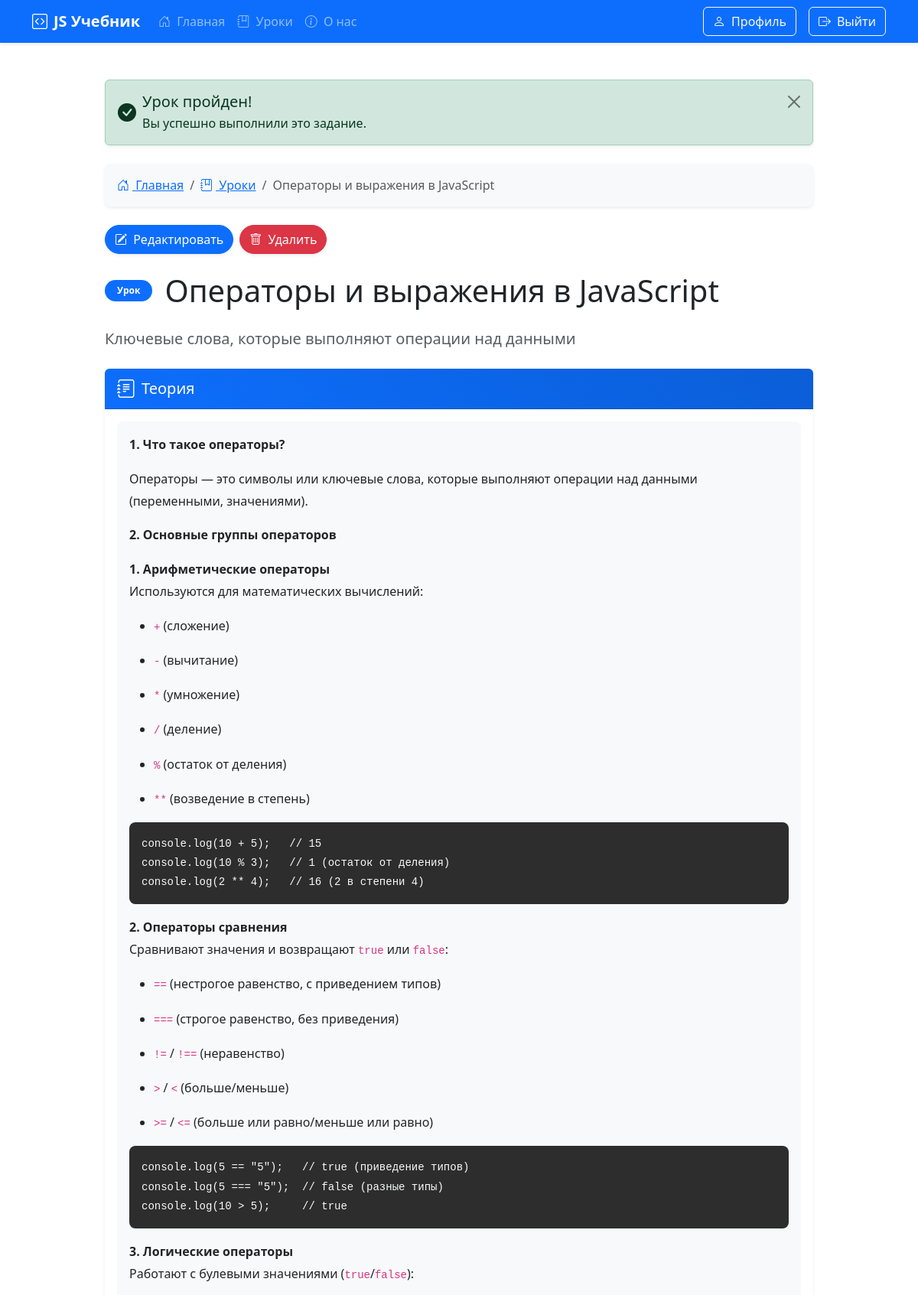
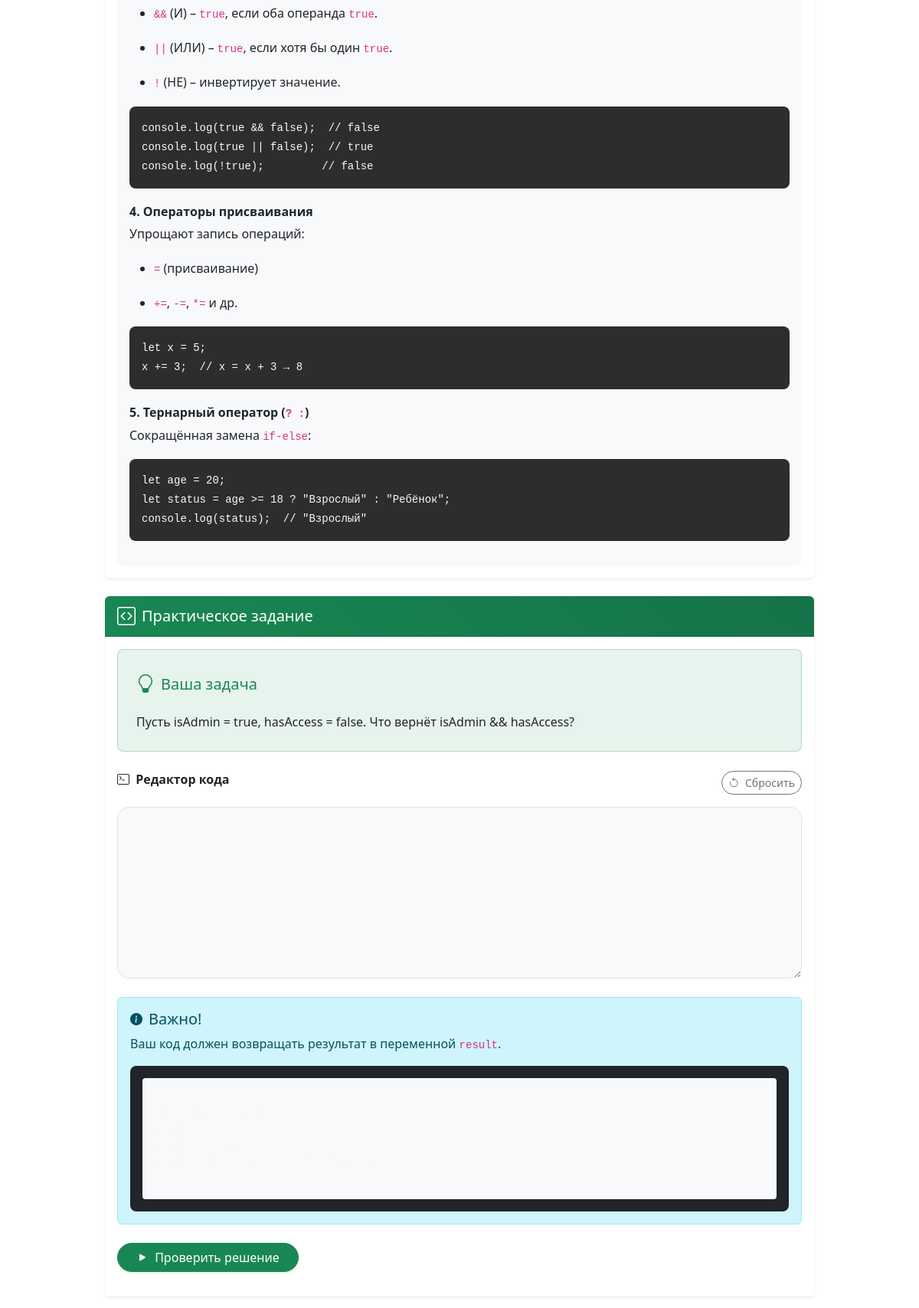
Page /lesson/2 (signed in, upper part) on the committed database (2 pictures, top to bottom).
### app.py (models this page shows, shortened)
class Lesson(db.Model):
    id = db.Column(db.Integer, primary_key=True)
    title = db.Column(db.String(100), nullable=False)
    description = db.Column(db.String(100), nullable=False)
    content = db.Column(db.Text, nullable=False)
    task = db.Column(db.Text, nullable=False)
    solution = db.Column(db.Text, nullable=False)
    userSolution = db.relationship('UserSolution', backref='lesson', lazy=True)

### app.py (the view, shortened to what this page needs)
@app.route('/lesson/<int:id>', methods=['GET', 'POST'])
def lesson(id):
    if not 'name' in session:
        flash("Для продолжения  необходимо войти!", category="success")
        return redirect('/auth')
    less = Lesson.query.get(id)
    if not less:
        abort(404)
    count = Lesson.query.count()
    comments = Comment.query.filter_by(lesson_id=id).order_by(Comment.created_at.desc()).all()
    prev_lesson = Lesson.query.filter(Lesson.id < id)\
                            .order_by(Lesson.id.desc()).first()
    next_lesson = Lesson.query.filter(Lesson.id > id)\
                            .order_by(Lesson.id.asc()).first()
    total_user = Users.query.filter_by(email=session['name']).first()
    existing_solution = UserSolution.query.filter_by(
            user_id=total_user.id,
            lesson_id=id
        ).first()
    return render_template("lesson.html",less=less,count=count,id=id,prev_lesson=prev_lesson,
                         next_lesson=next_lesson,existing_solution=existing_solution,comments=comments)

### app.py (called while the page is built)
@app.context_processor
def inject_user():
    def get_user_name():
        if 'name' in session:
            return Users.query.filter_by(email=session['name']).first()
    return dict(active_user=get_user_name())

### templates/lesson.html (shortened to what this page needs)
{% extends 'base.html' %}
{% block main %}
<div class="container py-5">
  <div class="row">
    <div class="col-lg-10 mx-auto">
      {% if existing_solution and existing_solution.is_correct %}
      <div class="alert alert-success alert-dismissible fade show mb-4 shadow-sm" role="alert">
        <div class="d-flex align-items-center">
          <i class="bi bi-check-circle-fill me-2 fs-4"></i>
          <div>
            <h5 class="alert-heading mb-1">Урок пройден!</h5>
            <p class="mb-0">Вы успешно выполнили это задание.</p>
          </div>
        </div>
        <button type="button" class="btn-close" data-bs-dismiss="alert" aria-label="Close"></button>
      </div>
      {% endif %}
      <nav aria-label="breadcrumb" class="mb-4">
        <ol class="breadcrumb bg-light p-3 rounded-3 shadow-sm">
          <li class="breadcrumb-item"><a href="/"><i class="bi bi-house-door me-1"></i> Главная</a></li>
          <li class="breadcrumb-item"><a href="/lessons"><i class="bi bi-journal-bookmark me-1"></i> Уроки</a></li>
          <li class="breadcrumb-item active" aria-current="page">{{ less.title }}</li>
        </ol>
      </nav>
      {% if 'name' in session and active_user.root == 1 %}
      <div class="d-flex gap-2 mb-4">
        <button type="button" class="btn btn-primary rounded-pill shadow-sm" data-bs-toggle="modal" data-bs-target="#editLessonModal">
          <i class="bi bi-pencil-square me-1"></i> Редактировать
        </button>
        <a href="/delete-lesson/{{ less.id }}" class="btn btn-danger rounded-pill shadow-sm" onclick="return confirm('Вы уверены, что хотите удалить этот урок?')">
          <i class="bi bi-trash me-1"></i> Удалить
        </a>
      </div>
      {% endif %}
      <div class="d-flex align-items-center mb-4">
        <div class="badge bg-primary rounded-pill px-3 py-2 me-3">Урок</div>
        <h1 class="mb-0">{{ less.title }}</h1>
      </div>
      <p class="lead text-muted mb-4">{{ less.description }}</p>
      <div class="card border-0 shadow-sm mb-4">
        <div class="card-header bg-gradient-primary text-white rounded-top">
          <div class="d-flex align-items-center">
            <i class="bi bi-journal-text me-2 fs-4"></i>
            <h5 class="mb-0">Теория</h5>
          </div>
        </div>
        <div class="card-body">
          <div class="lesson-content p-3 rounded-3 bg-light">
            {% autoescape false %} {{ less.content }} {% endautoescape %}
          </div>
        </div>
      </div>
      <div class="card border-0 shadow-sm mb-4">
        <div class="card-header bg-gradient-success text-white rounded-top">
          <div class="d-flex align-items-center">
            <i class="bi bi-code-square me-2 fs-4"></i>
            <h5 class="mb-0">Практическое задание</h5>
          </div>
        </div>
        <div class="card-body">
          <div class="task-card bg-success bg-opacity-10 p-4 rounded-3 border border-success border-opacity-25 mb-4">
            <div class="d-flex align-items-center mb-3">
              <i class="bi bi-lightbulb text-success me-2 fs-4"></i>
              <h5 class="mb-0 text-success">Ваша задача</h5>
            </div>
            {% autoescape false %} {{ less.task }} {% endautoescape %}
          </div>
          <div class="mb-4">
            <div class="d-flex justify-content-between align-items-center mb-3">
              <label for="codeEditor" class="form-label fw-bold">
                <i class="bi bi-terminal me-1"></i> Редактор кода
              </label>
              <button class="btn btn-sm btn-outline-secondary rounded-pill" id="resetCode">
                <i class="bi bi-arrow-counterclockwise me-1"></i> Сбросить
              </button>
            </div>
            <textarea class="form-control font-monospace" id="codeEditor" rows="10" style="border-radius: 15px; font-family: 'Fira Code', monospace;"></textarea>
          </div>
          <div class="alert alert-info mb-4">
            <div class="d-flex align-items-center mb-2">
              <i class="bi bi-info-circle-fill me-2"></i>
              <h5 class="mb-0">Важно!</h5>
            </div>
            <p>Ваш код должен возвращать результат в переменной <code>result</code>.</p>
            <div class="bg-dark text-light p-3 rounded-3 mt-2">
              <pre class="mb-0"><code class="language-javascript">
              </code></pre>
            </div>
          </div>
          <div class="d-flex justify-content-between align-items-center mb-3">
            <button class="btn btn-success rounded-pill px-4 shadow-sm" id="checkCode">
              <i class="bi bi-play-fill me-1"></i> Проверить решение
            </button>
          </div>
        </div>
      </div>
    </div>
  </div>
</div>
<link rel="stylesheet" href="https://cdnjs.cloudflare.com/ajax/libs/highlight.js/11.7.0/styles/atom-one-dark.min.css">
{% endblock %}

### static/css/style.css (style rules this page uses)
html, body { height: 100%; margin: 0; }
body { display: flex; flex-direction: column; }
pre { background-color: #f8f9fa; padding: 1rem; border-radius: 0.25rem; }
#codeEditor { min-height: 200px; }
.card { transition: transform 0.3s, box-shadow 0.3s; }
.bg-gradient-primary { background: linear-gradient(45deg, #0d6efd, #0b5ed7); }
.lesson-content { line-height: 1.8; }
.lesson-content pre { border-radius: 8px; padding: 1rem; background: #2d2d2d; color: #f8f9fa; }
.task-card { line-height: 1.7; }
.bg-gradient-success { background: linear-gradient(45deg, #198754, #157347); }
#codeEditor { font-size: 14px; background-color: #f8f9fa; }

### rows in the picture
Lesson: title "Операторы и выражения в JavaScript", description "Ключевые слова, которые выполняют операции над данными", content "1. Что такое операторы? Операторы — это символы или ключевые слова, которые выполняют операции над данными (переменными, значениями). 2. Основные группы операторов 1. Арифметические операторы Используются для математических вычислений: + (сложение) - (вычитание) * (умножение) / (деление) % (остаток от деления) ** (возведение в степень) console.log(10 + 5); // 15 console.log(10 % 3); // 1 (остаток от деления) console.log(2 ** 4); // 16 (2 в степени 4) 2. Операторы сравнения Сравнивают значения и возвращают true или false : == (нестрогое равенство, с приведением типов) === (строгое равенство, без приведения) != / !== (неравенство) > / < (больше/меньше) >= / <= (больше или равно/меньше или…", task "Пусть isAdmin = true, hasAccess = false. Что вернёт isAdmin && hasAccess?"
